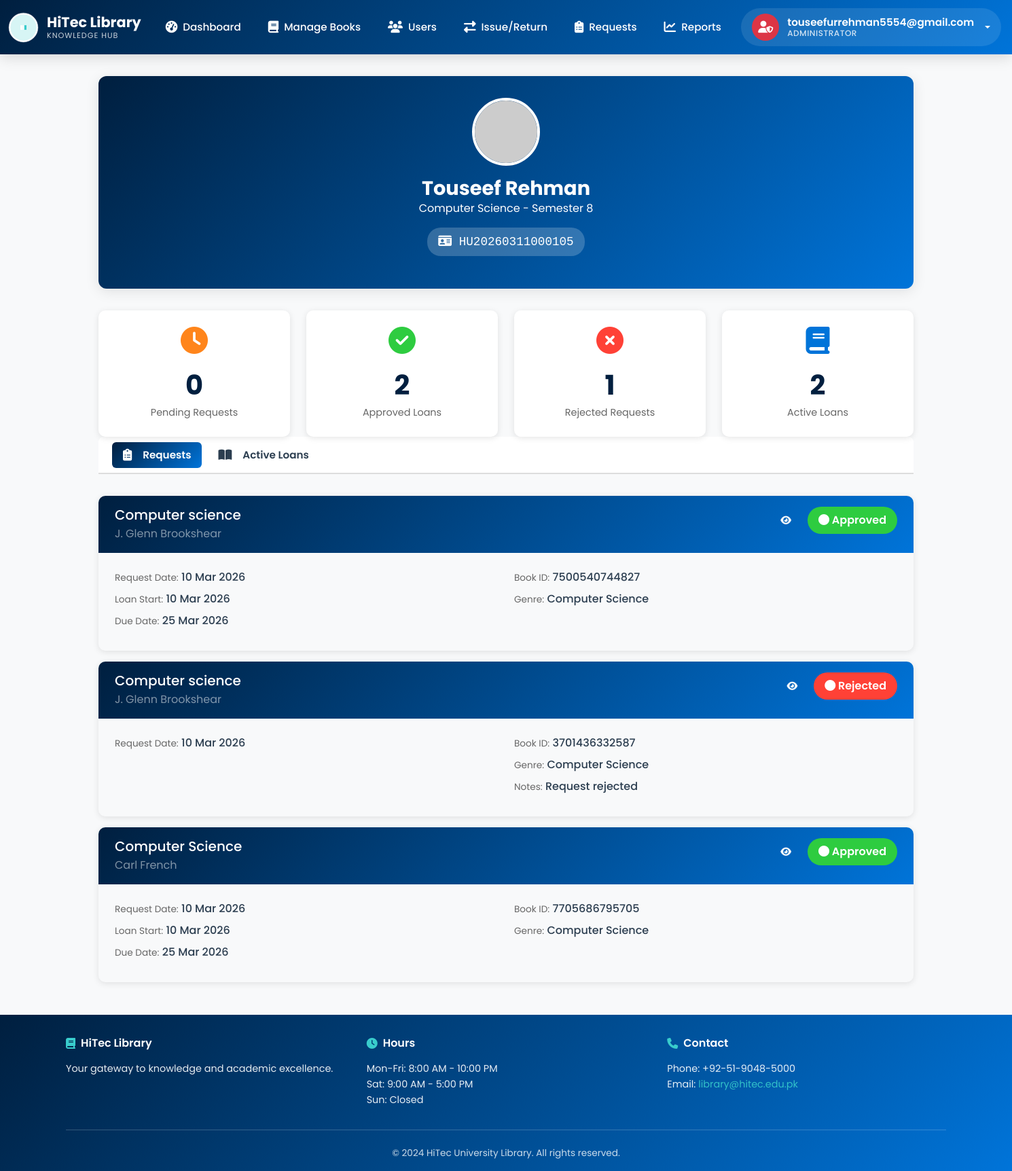
Page /student/dashboard (signed in) on the committed database.
### app.py (models this page shows, shortened)
class Student(db.Model):
    id = db.Column(db.Integer, primary_key=True)
    name = db.Column(db.String(150), nullable=False)
    email = db.Column(db.String(100), unique=True, nullable=False)
    roll_number = db.Column(db.String(20), unique=True, nullable=False)
    phone = db.Column(db.String(15))
    department = db.Column(db.String(100))
    semester = db.Column(db.Integer)
    library_card_number = db.Column(db.String(50), unique=True, nullable=False)
    password_hash = db.Column(db.String(255), nullable=True)  # For student authentication
    card_status = db.Column(db.String(20), default='active')  # active, suspended, expired
    total_fines = db.Column(db.Float, default=0.0)
    registered_at = db.Column(db.DateTime, default=get_utc_now)
    profile_image = db.Column(db.String(500), default='https://ui-avatars.com/api/?name={}&background=random'.format('Student'))
    last_login = db.Column(db.DateTime, nullable=True)
    loans = db.relationship('Loan', backref='student', lazy=True)
    reviews = db.relationship('Review', backref='student', lazy=True)

class BookRentalRequest(db.Model):
    id = db.Column(db.Integer, primary_key=True)
    student_id = db.Column(db.Integer, db.ForeignKey('student.id'), nullable=False)
    book_id = db.Column(db.Integer, db.ForeignKey('book.id'), nullable=False)
    request_date = db.Column(db.DateTime, default=get_utc_now)
    status = db.Column(db.String(20), default='pending')  # pending, approved, rejected
    approved_by = db.Column(db.Integer, db.ForeignKey('admin.id'), nullable=True)
    approval_date = db.Column(db.DateTime, nullable=True)
    loan_start_date = db.Column(db.DateTime, nullable=True)
    loan_end_date = db.Column(db.DateTime, nullable=True)
    notes = db.Column(db.Text, nullable=True)
    student = db.relationship('Student', backref='rental_requests')
    book = db.relationship('Book', backref='rental_requests')
    admin = db.relationship('Admin', backref='approved_requests')

class Book(db.Model):
    id = db.Column(db.Integer, primary_key=True)
    title = db.Column(db.String(200), nullable=False)
    author = db.Column(db.String(150), nullable=False)
    isbn = db.Column(db.String(20), unique=True)
    genre = db.Column(db.String(50))
    year_published = db.Column(db.Integer)
    publisher = db.Column(db.String(150))
    total_copies = db.Column(db.Integer, default=1)
    available_copies = db.Column(db.Integer, default=1)
    cover_image = db.Column(db.String(500))
    description = db.Column(db.Text)
    average_rating = db.Column(db.Float, default=0.0)
    created_at = db.Column(db.DateTime, default=get_utc_now)
    loans = db.relationship('Loan', backref='book', lazy=True)
    reviews = db.relationship('Review', backref='book', lazy=True)

### app.py (the view)
@app.route('/student/dashboard')
@student_login_required
def student_dashboard():
    student = Student.query.get_or_404(session['student_id'])
    rental_requests = BookRentalRequest.query.filter_by(student_id=student.id).order_by(BookRentalRequest.request_date.desc()).all()
    active_loans = Loan.query.filter_by(student_id=student.id, is_returned=False).all()
    for loan in active_loans:
        loan.calculate_fine()
    pending_count = BookRentalRequest.query.filter_by(student_id=student.id, status='pending').count()
    approved_count = BookRentalRequest.query.filter_by(student_id=student.id, status='approved').count()
    rejected_count = BookRentalRequest.query.filter_by(student_id=student.id, status='rejected').count()
    active_reservations = BookReservation.query.filter_by(
        student_id=student.id,
        status='active'
    ).filter(BookReservation.expiry_date > get_utc_now()).all()
    return render_template('student/dashboard.html',
                         student=student,
                         rental_requests=rental_requests,
                         active_loans=active_loans,
                         pending_count=pending_count,
                         approved_count=approved_count,
                         rejected_count=rejected_count,
                         active_reservations=active_reservations)

### templates/student/dashboard.html (shortened to what this page needs)
{% extends "base.html" %}
{% block content %}
<div class="container">
    <div class="dashboard-container">
        <div class="profile-card mb-4">
            <div class="profile-header">
                <img src="{{ student.profile_image }}" alt="{{ student.name }}" class="profile-avatar">
                <h1 class="profile-name">{{ student.name }}</h1>
                <p class="mb-2">{{ student.department }} - Semester {{ student.semester }}</p>
                <p class="profile-card-number">
                    <i class="fas fa-id-card"></i> {{ student.library_card_number }}
                </p>
            </div>
        </div>
        <div class="stats-grid">
            <div class="stat-card pending">
                <i class="fas fa-clock stat-icon"></i>
                <div class="stat-number">{{ pending_count }}</div>
                <div class="stat-label">Pending Requests</div>
            </div>
            <div class="stat-card approved">
                <i class="fas fa-check-circle stat-icon"></i>
                <div class="stat-number">{{ approved_count }}</div>
                <div class="stat-label">Approved Loans</div>
            </div>
            <div class="stat-card rejected">
                <i class="fas fa-times-circle stat-icon"></i>
                <div class="stat-number">{{ rejected_count }}</div>
                <div class="stat-label">Rejected Requests</div>
            </div>
            <div class="stat-card loans">
                <i class="fas fa-book stat-icon"></i>
                <div class="stat-number">{{ active_loans|length }}</div>
                <div class="stat-label">Active Loans</div>
            </div>
        </div>
        <ul class="nav nav-tabs">
            <li class="nav-item">
                <a class="nav-link active" href="#requests" data-bs-toggle="tab">
                    <i class="fas fa-clipboard-list"></i> Requests
                </a>
            </li>
            <li class="nav-item">
                <a class="nav-link" href="#loans" data-bs-toggle="tab">
                    <i class="fas fa-book-open"></i> Active Loans
                </a>
            </li>
        </ul>
        <div class="tab-content">
            <div class="tab-pane fade show active" id="requests">
                {% if rental_requests %}
                {% for request in rental_requests %}
                <div class="request-card">
                    <div class="request-header">
                        <div class="d-flex justify-content-between align-items-start">
                            <div class="flex-grow-1">
                                <h5 class="mb-1">{{ request.book.title }}</h5>
                                <p class="mb-0 text-white-50">{{ request.book.author }}</p>
                            </div>
                            <div class="d-flex gap-2 align-items-center ms-3">
                                <a href="/books/{{ request.book.id }}" class="btn btn-sm btn-outline-light" title="View Book Details">
                                    <i class="fas fa-eye"></i>
                                </a>
                                <span class="status-badge status-{{ request.status }}">
                                    <i class="fas fa-circle"></i> {{ request.status|title }}
                                </span>
                            </div>
                        </div>
                    </div>
                    <div class="request-body">
                        <div class="row">
                            <div class="col-md-6">
                                <div class="info-row">
                                    <span class="info-label">Request Date:</span>
                                    <span class="info-value">{{ request.request_date.strftime('%d %b %Y') }}</span>
                                </div>
                                {% if request.status == 'approved' %}
                                <div class="info-row">
                                    <span class="info-label">Loan Start:</span>
                                    <span class="info-value">{{ request.loan_start_date.strftime('%d %b %Y') if request.loan_start_date else 'N/A' }}</span>
                                </div>
                                <div class="info-row">
                                    <span class="info-label">Due Date:</span>
                                    <span class="info-value">{{ request.loan_end_date.strftime('%d %b %Y') if request.loan_end_date else 'N/A' }}</span>
                                </div>
                                {% endif %}
                            </div>
                            <div class="col-md-6">
                                <div class="info-row">
                                    <span class="info-label">Book ID:</span>
                                    <span class="info-value">{{ request.book.isbn }}</span>
                                </div>
                                <div class="info-row">
                                    <span class="info-label">Genre:</span>
                                    <span class="info-value">{{ request.book.genre }}</span>
                                </div>
                                {% if request.notes %}
                                <div class="info-row">
                                    <span class="info-label">Notes:</span>
                                    <span class="info-value">{{ request.notes }}</span>
                                </div>
                                {% endif %}
                            </div>
                        </div>
                    </div>
                </div>
                {% endfor %}
                {% endif %}
            </div>
        </div>
    </div>
</div>
{% endblock %}

### templates/base.html (shortened to what this page needs)
<!DOCTYPE html>
<html lang="en">
<head>
    <link href="https://cdn.jsdelivr.net/npm/bootstrap@5.3.2/dist/css/bootstrap.min.css" rel="stylesheet">
    <link rel="stylesheet" href="https://cdnjs.cloudflare.com/ajax/libs/font-awesome/6.4.0/css/all.min.css">
</head>
<body>
    <nav class="navbar navbar-dark sticky-top">
        <div class="container-fluid">
            <a class="navbar-brand d-flex align-items-center" href="/">
                <div class="brand-logo">
                </div>
                <div class="brand-text">
                    <span class="brand-name">HiTec Library</span>
                    <small class="brand-tagline">Knowledge Hub</small>
                </div>
            </a>
            <div class="d-none d-lg-flex flex-grow-1 align-items-center">
                <ul class="navbar-nav me-auto mb-2 mb-lg-0 flex-row">
                    {% if session.get('admin_id') %}
                    <li class="nav-item">
                        <a class="nav-link {% if request.endpoint == 'admin_dashboard' %}active{% endif %}" href="/admin/dashboard">
                            <i class="fas fa-tachometer-alt"></i>
                            <span>Dashboard</span>
                        </a>
                    </li>
                    <li class="nav-item">
                        <a class="nav-link {% if request.endpoint == 'admin_books' %}active{% endif %}" href="/admin/books">
                            <i class="fas fa-book"></i>
                            <span>Manage Books</span>
                        </a>
                    </li>
                    <li class="nav-item">
                        <a class="nav-link {% if request.endpoint == 'admin_students' %}active{% endif %}" href="/admin/students">
                            <i class="fas fa-users"></i>
                            <span>Users</span>
                        </a>
                    </li>
                    <li class="nav-item">
                        <a class="nav-link {% if request.endpoint == 'admin_loans' %}active{% endif %}" href="/admin/loans">
                            <i class="fas fa-exchange-alt"></i>
                            <span>Issue/Return</span>
                        </a>
                    </li>
                    <li class="nav-item">
                        <a class="nav-link {% if request.endpoint == 'admin_rental_requests' %}active{% endif %}" href="/admin/rental-requests">
                            <i class="fas fa-clipboard-list"></i>
                            <span>Requests</span>
                        </a>
                    </li>
                    <li class="nav-item">
                        <a class="nav-link {% if request.endpoint == 'admin_reports' %}active{% endif %}" href="/admin/reports">
                            <i class="fas fa-chart-line"></i>
                            <span>Reports</span>
                        </a>
                    </li>
                    {% endif %}
                </ul>
                <ul class="navbar-nav ms-auto align-items-center">
                    {% if session.get('admin_id') %}
                    <li class="nav-item dropdown">
                        <a class="nav-link dropdown-toggle user-dropdown" href="#" data-bs-toggle="dropdown">
                            <div class="user-avatar bg-danger">
                                <i class="fas fa-user-shield"></i>
                            </div>
                            <div class="user-info">
                                <span class="user-name">{{ session.get('admin_username') }}</span>
                                <small class="user-role">Administrator</small>
                            </div>
                        </a>
                    </li>
                    {% endif %}
                </ul>
            </div>
        </div>
    </nav>
    <main>
        {% block content %}{% endblock %}
    </main>
    <footer class="mt-5">
        <div class="container">
            <div class="footer-content">
                <div class="footer-section">
                    <h5><i class="fas fa-book"></i> HiTec Library</h5>
                    <p>Your gateway to knowledge and academic excellence.</p>
                </div>
                <div class="footer-section">
                    <h5><i class="fas fa-clock"></i> Hours</h5>
                    <p>Mon-Fri: 8:00 AM - 10:00 PM<br>Sat: 9:00 AM - 5:00 PM<br>Sun: Closed</p>
                </div>
                <div class="footer-section">
                    <h5><i class="fas fa-phone"></i> Contact</h5>
                    <p>Phone: +92-51-9048-5000<br>Email: <a href="mailto:library@hitec.edu.pk">library@hitec.edu.pk</a></p>
                </div>
            </div>
            <div class="footer-bottom">
                <p>&copy; 2024 HiTec University Library. All rights reserved.</p>
            </div>
        </div>
    </footer>
</body>
</html>

### rows in the picture
Student: get "touseefurrehman5554@gmail.com", name "Touseef Rehman", department "Computer Science", semester "8", library_card_number "HU20260311000105"
BookRentalRequest: book "Computer science", book.author "J. Glenn Brookshear", status "Approved", request_date "10 Mar 2026", loan_start_date "10 Mar 2026", loan_end_date "25 Mar 2026", book.isbn "7500540744827", book.genre "Computer Science"
BookRentalRequest: book "Computer science", book.author "J. Glenn Brookshear", status "Rejected", request_date "10 Mar 2026", book.isbn "3701436332587", book.genre "Computer Science", notes "Request rejected"
BookRentalRequest: book "Computer Science", book.author "Carl French", status "Approved", request_date "10 Mar 2026", loan_start_date "10 Mar 2026", loan_end_date "25 Mar 2026", book.isbn "7705686795705", book.genre "Computer Science"

### other values in the picture
{{ pending_count }} "0"
{{ approved_count }} "2"
{{ rejected_count }} "1"
{{ active_loans|length }} "2"
